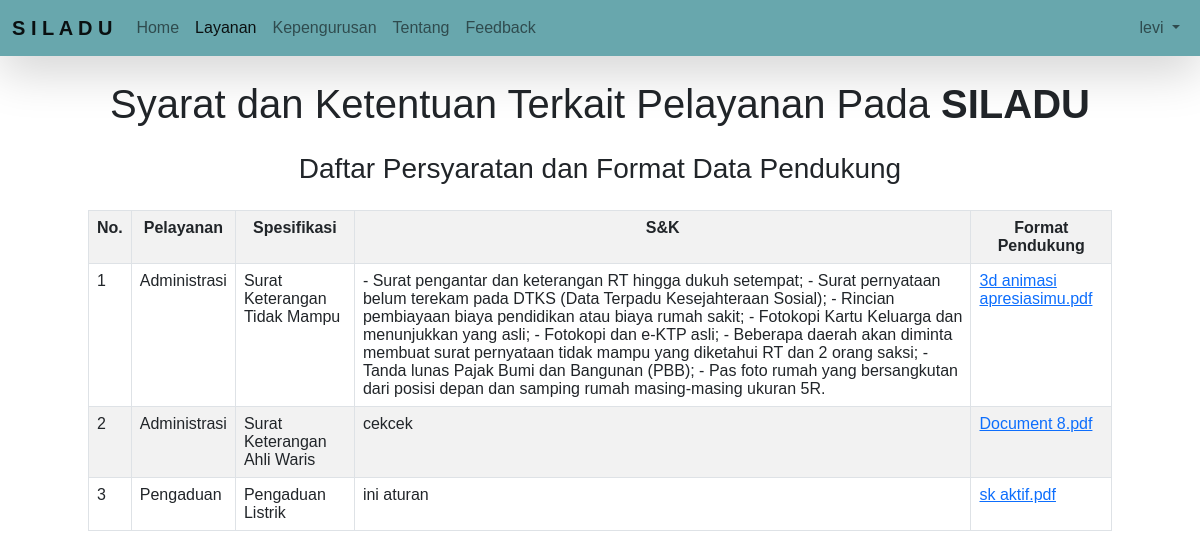
Screenshot of /petugas/aturan_layanan.php (signed in) with the database file from the repository.
### tables this page shows
CREATE TABLE `aturan_layanan` (
  `id` int(10) NOT NULL,
  `id_layanan` int(11) NOT NULL,
  `aturan` longtext NOT NULL,
  `template_data` varchar(500) NOT NULL,
  `petugas` varchar(100) NOT NULL
);

CREATE TABLE `layanan` (
  `id` int(10) NOT NULL,
  `jenis` enum('Pengaduan','Administrasi') NOT NULL,
  `spesifikasi` varchar(100) NOT NULL
);

### petugas/aturan_layanan.php (the view, shortened to what this page needs)
<?php
include "../koneksi.php";
?>
<!DOCTYPE html>
<html lang="en">
<head>
    <link href="https://cdn.jsdelivr.net/npm/bootstrap@5.0.2/dist/css/bootstrap.min.css" rel="stylesheet">
    <link rel="stylesheet" href="https://cdnjs.cloudflare.com/ajax/libs/font-awesome/6.1.1/css/all.min.css">
    <link rel="stylesheet" href="style.css">
</head>
<body>
    <nav class="navbar navbar-expand-lg navbar-light shadow-lg fixed-top" style="background-color: #68A7AD;">
        <div class="container-fluid">
            <a class="navbar-brand" href="../home.php">S I L A D U</a>
            <div class="collapse navbar-collapse" id="navbarText">
                <ul class="navbar-nav me-auto mb-2 mb-lg-0">
                    <li class="nav-item">
                        <a class="nav-link" aria-current="page" href="../home.php">Home</a>
                    </li>
                    <li class="nav-item layanan">
                        <a class="nav-link active" href="#" aria-current="page">Layanan</a>
                    </li>
                    <li class="nav-item kepengurusan">
                        <a class="nav-link" aria-current="page" href="../petugas/kepengurusan/staff.php">Kepengurusan</a>
                    </li>
                    <li class="nav-item about">
                        <a class="nav-link" href="../home.php#tentang">Tentang</a>
                    </li>
                    <li class="nav-item feedback">
                        <a class="nav-link" href="../pengguna/feedback.php">Feedback</a>
                    </li>
                </ul>
                <span class="navbar-profile">
                    <ul class="navbar-nav me-auto mb-2 mb-lg-0">
                        <li class="nav-item dropdown">
                            <a class="nav-link dropdown-toggle" href="#" id="navbarDropdownMenuLink" role="button" data-bs-toggle="dropdown" aria-expanded="false">
                                <?php $username = $_SESSION['username'];
                                echo "$username"; ?>
                            </a>
                        </li>
                    </ul>
                </span>
            </div>
        </div>
    </nav>
    <h1>Syarat dan Ketentuan Terkait Pelayanan Pada <STRong>SILADU</STRong> </h1>
    <div class="container-fluid aturan">
        <div class="card-wrap mt-4">
                    <h3 class="card-title text-center">Daftar Persyaratan dan Format Data Pendukung</h3>
                <div class="card-body">
                    <table class="table table-bordered table-striped" >
                        <tr class="text-center">
                            <th>No.</th>
                            <th>Pelayanan</th>
                            <th>Spesifikasi</th>
                            <th>S&K</th>
                            <th>Format Pendukung</th>
                        </tr>
                        <?php
                        $no = 1;
                        $a = mysqli_query($koneksi, "SELECT aturan_layanan.id,layanan.jenis,spesifikasi,aturan,template_data FROM aturan_layanan
                                                INNER JOIN layanan ON aturan_layanan.id_layanan=layanan.id");
                        while ($tampil = mysqli_fetch_array($a)) : ?>
                            <tr>
                                <td><?= $no++ ?></td>
                                <td><?= $tampil['jenis'] ?></td>
                                <td><?= $tampil['spesifikasi'] ?></td>
                                <td><?= $tampil['aturan'] ?></td>
                                <td><a href="downloadfile.php?url=<?= $tampil['template_data']; ?>"><?php echo $tampil['template_data']; ?></a></td>
                            </tr>
                        <?php endwhile; ?>
                    </table>
                </div>
        </div>
    </div>
</body>
</html>

### style.css (style rules this page uses)
body { font-family: 'Poppins', sans-serif; }

### petugas/aturan_layanan.php (style rules this page uses)
h1 { margin-top: 80px; text-align: center; }
body { font-family: 'Poppins', sans-serif; }
.aturan { width: 90%; }
.navbar-brand { font-weight: bold; color: #cdc2ae; }

### rows the page displays
aturan_layanan: id_layanan.jenis "Administrasi", id_layanan.spesifikasi "Surat Keterangan Tidak Mampu", aturan "- Surat pengantar dan keterangan RT hingga dukuh setempat; - Surat pernyataan belum terekam pada DTKS (Data Terpadu Kesejahteraan Sosial); - Rincian pembiayaan biaya pendidikan atau biaya rumah sakit; - Fotokopi Kartu Keluarga dan menunjukkan yang asli; - Fotokopi dan e-KTP asli; - Beberapa daerah akan diminta membuat surat pernyataan tidak mampu yang diketahui RT dan 2 orang saksi; - Tanda lunas Pajak Bumi dan Bangunan (PBB); - Pas foto rumah yang bersangkutan dari posisi depan dan samping rumah masing-masing ukuran 5R.", template_data "3d animasi apresiasimu.pdf"
aturan_layanan: id_layanan.jenis "Administrasi", id_layanan.spesifikasi "Surat Keterangan Ahli Waris", aturan "cekcek", template_data "Document 8.pdf"
aturan_layanan: id_layanan.jenis "Pengaduan", id_layanan.spesifikasi "Pengaduan Listrik", aturan "ini aturan", template_data "sk aktif.pdf"

### other values shown
$username "levi"
